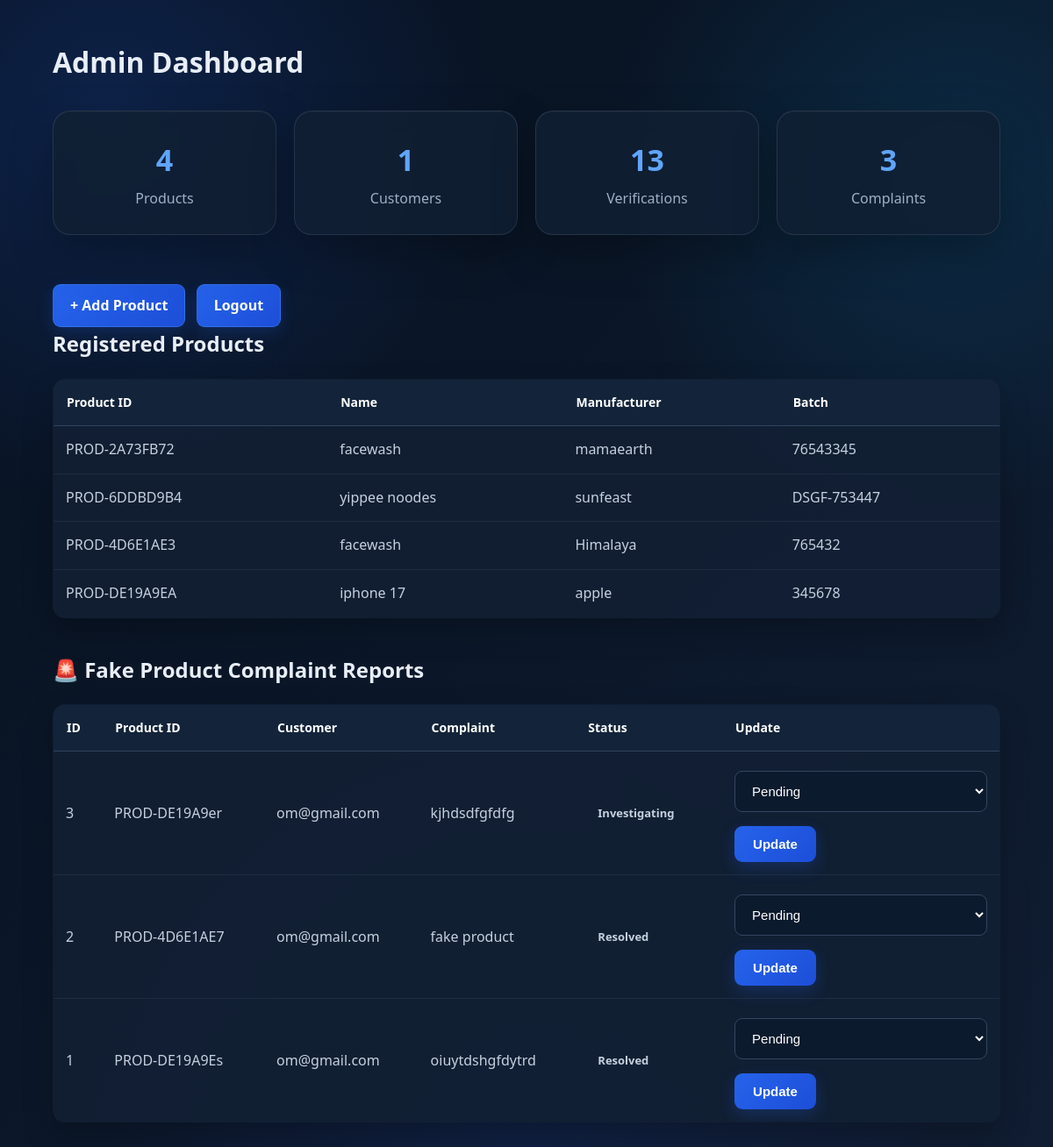
The page /admin/dashboard (signed in) on the database its author committed.
### tables this page shows
CREATE TABLE products (

            id INTEGER PRIMARY KEY AUTOINCREMENT,

            product_id TEXT UNIQUE NOT NULL,

            product_name TEXT NOT NULL,

            manufacturer TEXT NOT NULL,

            batch_number TEXT,

            manufacturing_date TEXT,

            expiry_date TEXT,

            price REAL,

            barcode TEXT,

            blockchain_hash TEXT,

            created_at TIMESTAMP DEFAULT CURRENT_TIMESTAMP

        );

CREATE TABLE complaints (

            id INTEGER PRIMARY KEY AUTOINCREMENT,

            product_id TEXT,

            customer_email TEXT,

            complaint TEXT NOT NULL,

            status TEXT DEFAULT 'Pending',

            created_at
            TIMESTAMP DEFAULT CURRENT_TIMESTAMP,

            updated_at
            TIMESTAMP DEFAULT CURRENT_TIMESTAMP

        );

### app.py (the view)
@app.route(
    "/admin/dashboard"
)
def admin_dashboard():
    if "admin" not in session:
        return redirect(
            url_for("admin_login")
        )
    connection = get_connection()
    cursor = connection.cursor()
    cursor.execute("""
        SELECT *
        FROM products
        ORDER BY id DESC
    """)
    products = cursor.fetchall()
    cursor.execute("""
        SELECT COUNT(*)
        FROM products
    """)
    product_count = cursor.fetchone()[0]
    cursor.execute("""
        SELECT COUNT(*)
        FROM users
        WHERE role = 'customer'
    """)
    customer_count = cursor.fetchone()[0]
    cursor.execute("""
        SELECT COUNT(*)
        FROM verification_history
    """)
    verification_count = cursor.fetchone()[0]
    cursor.execute("""
        SELECT *
        FROM complaints
        ORDER BY id DESC
    """)
    complaints = cursor.fetchall()
    connection.close()
    return render_template(
        "admin_dashboard.html",
        products=products,
        product_count=product_count,
        customer_count=customer_count,
        verification_count=verification_count,
        complaints=complaints
    )

### database.py (called while the page is built)
def get_connection():
    connection = sqlite3.connect(
        DATABASE,
        timeout=10
    )
    connection.row_factory = sqlite3.Row
    return connection

### templates/admin_dashboard.html (shortened to what this page needs)
<!DOCTYPE html>
<html>
<head>
<link rel="stylesheet"
      href="{{ url_for('static', filename='css/style.css') }}">
</head>
<body>
<div class="container">
<h1>
Admin Dashboard
</h1>
<div class="stats">
<div class="card">
<h2>
{{ product_count }}
</h2>
<p>
Products
</p>
</div>
<div class="card">
<h2>
{{ customer_count }}
</h2>
<p>
Customers
</p>
</div>
<div class="card">
<h2>
{{ verification_count }}
</h2>
<p>
Verifications
</p>
</div>
<div class="card">
<h2>
{{ complaints|length }}
</h2>
<p>
Complaints
</p>
</div>
</div>
<br>
<a href="{{ url_for('add_product') }}">
+ Add Product
</a>
<a href="{{ url_for('logout') }}">
Logout
</a>
<h2>
Registered Products
</h2>
<table>
<tr>
<th>Product ID</th>
<th>Name</th>
<th>Manufacturer</th>
<th>Batch</th>
</tr>
{% for product in products %}
<tr>
<td>
{{ product["product_id"] }}
</td>
<td>
{{ product["product_name"] }}
</td>
<td>
{{ product["manufacturer"] }}
</td>
<td>
{{ product["batch_number"] }}
</td>
</tr>
{% endfor %}
</table>
<h2>
🚨 Fake Product Complaint Reports
</h2>
{% if complaints %}
<table>
<tr>
<th>ID</th>
<th>Product ID</th>
<th>Customer</th>
<th>Complaint</th>
<th>Status</th>
<th>Update</th>
</tr>
{% for complaint in complaints %}
<tr>
<td>
{{ complaint["id"] }}
</td>
<td>
{{ complaint["product_id"] }}
</td>
<td>
{{ complaint["customer_email"] }}
</td>
<td>
{{ complaint["complaint"] }}
</td>
<td>
<span class="status">
{{ complaint["status"] }}
</span>
</td>
<td>
<form
method="POST"
action="{{ url_for(
'update_complaint_status',
complaint_id=complaint['id']
) }}">
<select name="status">
<option>Pending</option>
</select>
<button type="submit">
Update
</button>
</form>
</td>
</tr>
{% endfor %}
</table>
{% else %}
<div class="success">
No complaints reported.
</div>
{% endif %}
</div>
</body>
</html>

### static/css/style.css (style rules this page uses)
* { box-sizing: border-box; margin: 0; padding: 0; }
html { scroll-behavior: smooth; }
body { font-family: "Segoe UI", Arial, Helvetica, sans-serif; min-height: 100vh; color: #e8eef7; background: radial-gradient(circle at 10% 10%, rgba(37, 99, 235, 0.20), transparent 28%), radial-gradient(circle at 90% 15%, rgba(14, 165, 233, 0.14), transparent 25%), radial-gradient(circle at 50% 100%, rgba(30, 64, 175, 0.16), transparent 35%), linear-gradient(135deg, #07111f, #0b1729 50%, #101d32); line-height: 1.6; }
.container { width: 90%; max-width: 1180px; margin: 45px auto; }
.card { position: relative; background: rgba(17, 31, 51, 0.88); border: 1px solid rgba(148, 163, 184, 0.16); border-radius: 20px; padding: 36px; box-shadow: 0 20px 50px rgba(0, 0, 0, 0.28), inset 0 1px 0 rgba(255, 255, 255, 0.04); backdrop-filter: blur(12px); transition: 0.3s ease; }
.card::before { content: ""; position: absolute; left: 0; top: 25px; width: 4px; height: 55px; background: #3b82f6; border-radius: 0 5px 5px 0; }
.card h2 { color: #ffffff; margin-bottom: 12px; }
.card p { color: #9fb0c5; margin-bottom: 25px; }
a { display: inline-block; background: linear-gradient(135deg, #2563eb, #1d4ed8); color: #ffffff; text-decoration: none; padding: 11px 19px; border-radius: 9px; margin-right: 8px; font-weight: 600; border: 1px solid rgba(96, 165, 250, 0.25); box-shadow: 0 7px 18px rgba(37, 99, 235, 0.20); transition: 0.25s ease; }
input, textarea, select { width: 100%; padding: 13px 15px; margin: 8px 0 16px; border: 1px solid #33465f; border-radius: 9px; background: #0c1a2d; color: #ffffff; font-size: 15px; outline: none; transition: 0.2s ease; }
select option { background: #0c1a2d; color: white; }
button { background: linear-gradient(135deg, #2563eb, #1d4ed8); color: #ffffff; border: none; padding: 12px 21px; border-radius: 9px; cursor: pointer; font-size: 15px; font-weight: 600; transition: 0.25s ease; box-shadow: 0 7px 18px rgba(37, 99, 235, 0.22); }
.stats { display: grid; grid-template-columns: repeat(4, 1fr); gap: 20px; margin: 30px 0; }
.stats .card { text-align: center; padding: 28px 20px; }
.stats .card::before { display: none; }
.stats .card h2 { font-size: 34px; color: #60a5fa; margin-bottom: 4px; }
.stats .card p { color: #9fb0c5; margin: 0; }
table { width: 100%; border-collapse: collapse; margin: 20px 0 40px; background: rgba(17, 31, 51, 0.94); border-radius: 14px; overflow: hidden; border: 1px solid rgba(148, 163, 184, 0.15); box-shadow: 0 15px 35px rgba(0, 0, 0, 0.22); }
th { background: #13243a; color: #ffffff; padding: 15px; text-align: left; font-size: 14px; border-bottom: 1px solid #30445e; }
td { padding: 14px; color: #c5d1df; border-bottom: 1px solid rgba(148, 163, 184, 0.10); }
.status { display: inline-block; padding: 6px 12px; border-radius: 20px; font-size: 13px; font-weight: 700; }

### rows shown on the page
products: product_id "PROD-2A73FB72", product_name "facewash", manufacturer "mamaearth", batch_number "76543345"
products: product_id "PROD-6DDBD9B4", product_name "yippee noodes", manufacturer "sunfeast", batch_number "DSGF-753447"
products: product_id "PROD-4D6E1AE3", product_name "facewash", manufacturer "Himalaya", batch_number "765432"
products: product_id "PROD-DE19A9EA", product_name "iphone 17", manufacturer "apple", batch_number "345678"
complaints: id "3", product_id "PROD-DE19A9er", customer_email "om@gmail.com", complaint "kjhdsdfgfdfg", status "Investigating"
complaints: id "2", product_id "PROD-4D6E1AE7", customer_email "om@gmail.com", complaint "fake product", status "Resolved"
complaints: id "1", product_id "PROD-DE19A9Es", customer_email "om@gmail.com", complaint "oiuytdshgfdytrd", status "Resolved"

### other values the page prints
{{ product_count }} "4"
{{ customer_count }} "1"
{{ verification_count }} "13"
{{ complaints|length }} "3"
